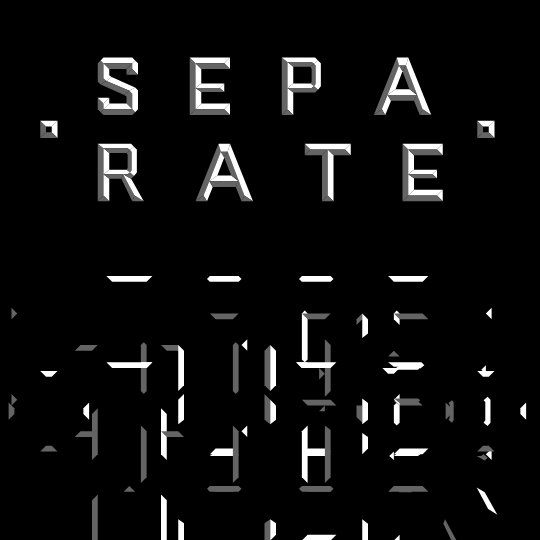
Frame 1 (no input)
Frame 60 (no input): identical to frame 1, image omitted
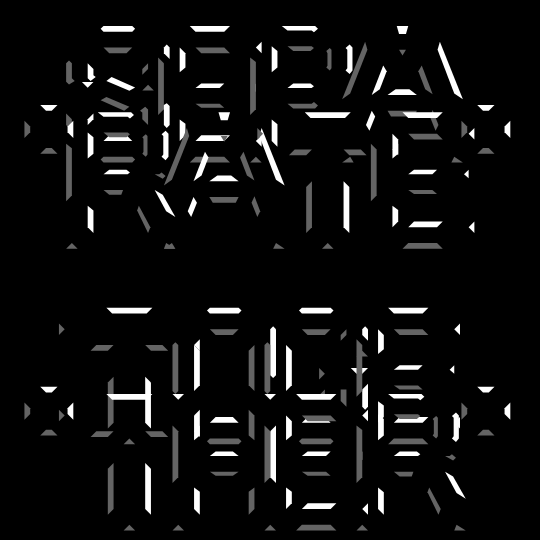
Frame 120 (the mouse pressed at the canvas centre since frame 60)

The p5.js sketch that drew these frames (run headless with seeded random() and noise() and a simulated clock; from frame 60 on, the mouse is pressed at the canvas centre):

// p5.js sketch
// ── sketch.js
let c1 = 100; // Left Color
let c2 = 255; // Top Color
let c3 = 255; // Right Color
let c4 = 100; // Bottom Color

function setup() {
  createCanvas(540, 540);
  
  noCursor();

}

function draw() {
  background(0);
  stroke(51, 51, 153);

  
  strokeWeight(0);


  //Changes rate of separation
  // top separate -> bottom together
  const r = map(mouseY, height, 0, 0, 55, true);
  // top together -> bottom separate
  const r2 = map(mouseY, 0, height, 0, 55, true);
  
  scale(.575);

  
  drawS(160, 90, r2, c1, c2, c3, c4);
  drawE(320, 90, r2, c1, c2, c3, c4);
  drawP(480, 90, r2, c1, c2, c3, c4);
  drawA(640, 90, r2, c1, c2, c3, c4);
  drawR(160, 240, r2, c1, c2, c3, c4);
  drawA(330, 240, r2, c1, c2, c3, c4);
  drawT(520, 240, r2, c1, c2, c3, c4);
  drawE(690, 240, r2, c1, c2, c3, c4);
  
  drawStud(70, 210, r2, c1, c2, c3, c4);
  drawStud(830, 210, r2, c1, c2, c3, c4);
  
  drawT(175, 580, r, c1, c2, c3, c4);
  drawO(345, 580, r, c1, c2, c3, c4);
  drawG(505, 580, r, c1, c2, c3, c4);
  drawE(665, 580, r, c1, c2, c3, c4);
  drawT(175, 730, r, c1, c2, c3, c4);
  drawH(345, 730, r, c1, c2, c3, c4);
  drawE(505, 730, r, c1, c2, c3, c4);
  drawR(665, 730, r, c1, c2, c3, c4);
  
  drawStud(70, 700, r, c1, c2, c3, c4);
  drawStud(830, 700, r, c1, c2, c3, c4);
  

}

// p = where to set rate of separation
// A
function drawA(x, y, p, c1, c2, c3, c4) {
  push();
  translate(x, y);
  // Left Color
  fill(c1);
  beginShape();
  vertex(50 - p * 2, 10 - p);
  vertex(54 - p * 2, 24 - p);
  vertex(24 - p * 2, 100 - p);
  vertex(10 - p * 2, 110 - p);
  endShape(CLOSE);
  beginShape();
  vertex(66 + p, 24);
  vertex(85 + p, 74);
  vertex(72 + p, 65);
  vertex(60 + p, 34);
  endShape(CLOSE);
  beginShape();
  vertex(85 + p, 74 + p);
  vertex(95 + p, 100 + p);
  vertex(90 + p, 110 + p);
  vertex(80 + p, 85 + p);
  endShape(CLOSE);
  //Top color
  fill(c2);
  beginShape();
  vertex(50, 10 - p * 2);
  vertex(70, 10 - p * 2);
  vertex(66, 24 - p * 2);
  vertex(54, 24 - p * 2);
  endShape(CLOSE);
  beginShape();
  vertex(48, 65);
  vertex(72, 65);
  vertex(85, 75);
  vertex(34, 75);
  endShape(CLOSE);
  // Right Color
  fill(c3);
  beginShape();
  vertex(54 - p, 24);
  vertex(60 - p, 34);
  vertex(48 - p, 65);
  vertex(34 - p, 75);
  endShape(CLOSE);
  beginShape();
  vertex(34 - p, 75 + p);
  vertex(40 - p, 85 + p);
  vertex(30 - p, 110 + p);
  vertex(24 - p, 100 + p);
  endShape(CLOSE);
  beginShape();
  vertex(70 + p * 2, 10 - p);
  vertex(110 + p * 2, 110 - p);
  vertex(95 + p * 2, 100 - p);
  vertex(66 + p * 2, 24 - p);
  endShape(CLOSE);
  // Bottom Color
  fill(c4);
  beginShape();
  vertex(54, 24 - p);
  vertex(66, 24 - p);
  vertex(60, 34 - p);
  endShape(CLOSE);
  beginShape();
  vertex(34, 75 + p);
  vertex(85, 75 + p);
  vertex(80, 85 + p);
  vertex(40, 85 + p);
  endShape(CLOSE);
  beginShape();
  vertex(24 - p * 2, 100 + p * 3);
  vertex(30 - p * 2, 110 + p * 3);
  vertex(10 - p * 2, 110 + p * 3);
  endShape(CLOSE);
  beginShape();
  vertex(95 + p * 2, 100 + p * 3);
  vertex(110 + p * 2, 110 + p * 3);
  vertex(90 + p * 2, 110 + p * 3);
  endShape(CLOSE);

  pop();
}

// B
function drawB(x, y, p, c1, c2, c3, c4) {
  push();
  translate(x, y);
  // Left Color
  fill(c1);
  beginShape();
  vertex(10 - p * 2, 10);
  vertex(20 - p * 2, 17);
  vertex(20 - p * 2, 102);
  vertex(10 - p * 2, 110);
  endShape(CLOSE);
  beginShape();
  vertex(66 + p, 21 - p);
  vertex(69 + p, 24 - p);
  vertex(69 + p, 52 - p);
  vertex(62 + p, 60 - p);
  vertex(60 + p, 52 - p);
  vertex(62 + p, 50 - p);
  vertex(62 + p, 30 - p);
  vertex(60 + p, 26 - p);
  endShape(CLOSE);
  beginShape();
  vertex(62 + p, 60 + p);
  vertex(69 + p, 68 + p);
  vertex(69 + p, 96 + p);
  vertex(66 + p, 99 + p);
  vertex(60 + p, 94 + p);
  vertex(62 + p, 90 + p);
  vertex(62 + p, 70 + p);
  vertex(60 + p, 68 + p);
  endShape(CLOSE);
  //Top color
  fill(c2);
  beginShape();
  vertex(10, 10 - p * 2);
  vertex(68, 10 - p * 2);
  vertex(73, 15 - p * 2);
  vertex(66, 21 - p * 2);
  vertex(62, 18 - p * 2);
  vertex(20, 18 - p * 2);
  endShape(CLOSE);
  beginShape();
  vertex(30, 52);
  vertex(60, 52);
  vertex(62, 60);
  vertex(20, 60);
  endShape(CLOSE);
  beginShape();
  vertex(30, 94 + p * 2);
  vertex(60, 94 + p * 2);
  vertex(66, 99 + p * 2);
  vertex(62, 102 + p * 2);
  vertex(20, 102 + p * 2);
  endShape(CLOSE);
  // Right Color
  fill(c3);
  beginShape();
  vertex(20 - p, 18 - p);
  vertex(30 - p, 26 - p);
  vertex(30 - p, 52 - p);
  vertex(20 - p, 60 - p);
  endShape(CLOSE);
  beginShape();
  vertex(20 - p, 60 + p * 2);
  vertex(30 - p, 68 + p * 2);
  vertex(30 - p, 94 + p * 2);
  vertex(20 - p, 102 + p * 2);
  endShape(CLOSE);
  beginShape();
  vertex(73 + p * 2, 15 - p);
  vertex(78 + p * 2, 20 - p);
  vertex(78 + p * 2, 54 - p);
  vertex(73 + p * 2, 60 - p);
  vertex(62 + p * 2, 60 - p);
  vertex(69 + p * 2, 52 - p);
  vertex(69 + p * 2, 24 - p);
  vertex(66 + p * 2, 21 - p);
  endShape(CLOSE);
  beginShape();
  vertex(62 + p * 2, 60 + p);
  vertex(73 + p * 2, 60 + p);
  vertex(78 + p * 2, 66 + p);
  vertex(78 + p * 2, 100 + p);
  vertex(73 + p * 2, 105 + p);
  vertex(66 + p * 2, 99 + p);
  vertex(69 + p * 2, 96 + p);
  vertex(69 + p * 2, 68 + p);
  endShape(CLOSE);
  // Bottom Color
  fill(c4);
  beginShape();
  vertex(20, 18 - p);
  vertex(62, 18 - p);
  vertex(66, 21 - p);
  vertex(60, 26 - p);
  vertex(30, 26 - p);
  endShape(CLOSE);
  beginShape();
  vertex(20, 60 + p);
  vertex(62, 60 + p);
  vertex(60, 68 + p);
  vertex(30, 68 + p);
  endShape(CLOSE);
  beginShape();
  vertex(20, 102 + p * 3);
  vertex(62, 102 + p * 3);
  vertex(66, 99 + p * 3);
  vertex(73, 105 + p * 3);
  vertex(68, 110 + p * 3);
  vertex(10, 110 + p * 3);
  endShape(CLOSE);
  pop();
}

// C
function drawC(x, y, p, c1, c2, c3, c4) {
  push();
  translate(x, y);
  // Left Color
  fill(c1);
  beginShape();
  vertex(15 - p * 2, 15);
  vertex(20 - p * 2, 20);
  vertex(20 - p * 2, 100);
  vertex(15 - p * 2, 105);
  vertex(10 - p * 2, 100);
  vertex(10 - p * 2, 20);
  endShape(CLOSE);
  beginShape();
  vertex(70 + p, 20);
  vertex(70 + p, 30);
  vertex(60 + p, 40);
  vertex(60 + p, 30);
  endShape(CLOSE);
  beginShape();
  vertex(70 + p, 90);
  vertex(70 + p, 100);
  vertex(60 + p, 90);
  vertex(60 + p, 80);
  endShape(CLOSE);
  //Top color
  fill(c2);
  beginShape();
  vertex(15, 15 - p * 2);
  vertex(20, 10 - p * 2);
  vertex(70, 10 - p * 2);
  vertex(75, 15 - p * 2);
  vertex(70, 20 - p * 2);
  vertex(20, 20 - p * 2);
  endShape(CLOSE);
  beginShape();
  vertex(60 + p * 2, 80 - p);
  vertex(80 + p * 2, 80 - p);
  vertex(70 + p * 2, 90 - p);
  endShape(CLOSE);
  beginShape();
  vertex(30, 90 + p * 2);
  vertex(60, 90 + p * 2);
  vertex(70, 100 + p * 2);
  vertex(20, 100 + p * 2);
  endShape(CLOSE);
  // Right Color
  fill(c3);
  beginShape();
  vertex(20 - p, 20);
  vertex(30 - p, 30);
  vertex(30 - p, 90);
  vertex(20 - p, 100);
  endShape(CLOSE);
  beginShape();
  vertex(75 + p * 2, 15 - p);
  vertex(80 + p * 2, 20 - p);
  vertex(80 + p * 2, 40 - p);
  vertex(70 + p * 2, 30 - p);
  vertex(70 + p * 2, 20 - p);
  endShape(CLOSE);
  beginShape();
  vertex(80 + p * 2, 80 + p);
  vertex(80 + p * 2, 100 + p);
  vertex(75 + p * 2, 105 + p);
  vertex(70 + p * 2, 100 + p);
  vertex(70 + p * 2, 90 + p);
  endShape(CLOSE);
  // Bottom Color
  fill(c4);
  beginShape();
  vertex(20, 20 - p);
  vertex(70, 20 - p);
  vertex(60, 30 - p);
  vertex(30, 30 - p);
  endShape(CLOSE);
  beginShape();
  vertex(70 + p * 2, 30 + p);
  vertex(80 + p * 2, 40 + p);
  vertex(60 + p * 2, 40 + p);
  endShape(CLOSE);
  beginShape();
  vertex(20, 100 + p * 3);
  vertex(70, 100 + p * 3);
  vertex(75, 105 + p * 3);
  vertex(70, 110 + p * 3);
  vertex(20, 110 + p * 3);
  vertex(15, 105 + p * 3);
  endShape(CLOSE);
  pop();
}

// D
function drawD(x, y, p, c1, c2, c3, c4) {
  push();
  translate(x, y);
  // Left Color
  fill(c1);
  beginShape();
  vertex(10 - p * 2, 10);
  vertex(20 - p * 2, 20);
  vertex(20 - p * 2, 100);
  vertex(10 - p * 2, 110);
  endShape(CLOSE);
  beginShape();
  vertex(67 + p, 23);
  vertex(70 + p, 26);
  vertex(70 + p, 94);
  vertex(67 + p, 97);
  vertex(60 + p, 90);
  vertex(60 + p, 30);
  endShape(CLOSE);
  //Top color
  fill(c2);
  beginShape();
  vertex(10, 10 - p * 2);
  vertex(70, 10 - p * 2);
  vertex(75, 15 - p * 2);
  vertex(67, 23 - p * 2);
  vertex(64, 20 - p * 2);
  vertex(20, 20 - p * 2);
  endShape(CLOSE);
  beginShape();
  vertex(30, 90 + p * 2);
  vertex(60, 90 + p * 2);
  vertex(67, 97 + p * 2);
  vertex(64, 100 + p * 2);
  vertex(20, 100 + p * 2);
  endShape(CLOSE);
  // Right Color
  fill(c3);
  beginShape();
  vertex(20 - p, 20);
  vertex(30 - p, 30);
  vertex(30 - p, 90);
  vertex(20 - p, 100);
  endShape(CLOSE);
  beginShape();
  vertex(75 + p * 2, 15 - p);
  vertex(80 + p * 2, 20 - p);
  vertex(80 + p * 2, 100 - p);
  vertex(75 + p * 2, 105 - p);
  vertex(67 + p * 2, 97 - p);
  vertex(70 + p * 2, 94 - p);
  vertex(70 + p * 2, 26 - p);
  vertex(67 + p * 2, 23 - p);
  endShape(CLOSE);
  // Bottom Color
  fill(c4);
  beginShape();
  vertex(20, 20 - p);
  vertex(64, 20 - p);
  vertex(67, 23 - p);
  vertex(60, 30 - p);
  vertex(30, 30 - p);
  endShape(CLOSE);
  beginShape();
  vertex(20, 100 + p * 3);
  vertex(64, 100 + p * 3);
  vertex(67, 97 + p * 3);
  vertex(75, 105 + p * 3);
  vertex(70, 110 + p * 3);
  vertex(10, 110 + p * 3);
  endShape(CLOSE);
  pop();
}

// E
function drawE(x, y, p, c1, c2, c3, c4) {
  push();
  translate(x, y);
  // Left Color
  fill(c1);
  beginShape();
  vertex(10 - p * 2, 10);
  vertex(20 - p * 2, 20);
  vertex(20 - p * 2, 100);
  vertex(10 - p * 2, 110);
  endShape(CLOSE);
  //Top color
  fill(c2);
  beginShape();
  vertex(10, 10 - p * 2);
  vertex(80, 10 - p * 2);
  vertex(70, 20 - p * 2);
  vertex(20, 20 - p * 2);
  endShape(CLOSE);
  beginShape();
  vertex(30, 55);
  vertex(70, 55);
  vertex(62, 63);
  vertex(20, 63);
  endShape(CLOSE);
  beginShape();
  vertex(30, 90 + p * 2);
  vertex(80, 90 + p * 2);
  vertex(70, 100 + p * 2);
  vertex(20, 100 + p * 2);
  endShape(CLOSE);
  // Right Color
  fill(c3);
  beginShape();
  vertex(20 - p, 20 - p);
  vertex(30 - p, 30 - p);
  vertex(30 - p, 55 - p);
  vertex(20 - p, 63 - p);
  endShape(CLOSE);
  beginShape();
  vertex(20 - p, 63 + p * 2);
  vertex(30 - p, 70 + p * 2);
  vertex(30 - p, 90 + p * 2);
  vertex(20 - p, 100 + p * 2);
  endShape(CLOSE);
  beginShape();
  vertex(80 + p * 2, 10 - p);
  vertex(80 + p * 2, 30 - p);
  vertex(70 + p * 2, 20 - p);
  endShape(CLOSE);
  beginShape();
  vertex(70 + p * 2, 55);
  vertex(70 + p * 2, 70);
  vertex(62 + p * 2, 63);
  endShape(CLOSE);
  beginShape();
  vertex(80 + p * 2, 90 + p * 2);
  vertex(80 + p * 2, 110 + p * 2);
  vertex(70 + p * 2, 100 + p * 2);
  endShape(CLOSE);
  // Bottom Color
  fill(c4);
  beginShape();
  vertex(20, 20 - p);
  vertex(70, 20 - p);
  vertex(80, 30 - p);
  vertex(30, 30 - p);
  endShape(CLOSE);
  beginShape();
  vertex(20, 63 + p);
  vertex(62, 63 + p);
  vertex(70, 70 + p);
  vertex(30, 70 + p);
  endShape(CLOSE);
  beginShape();
  vertex(20, 100 + p * 3);
  vertex(70, 100 + p * 3);
  vertex(80, 110 + p * 3);
  vertex(10, 110 + p * 3);
  endShape(CLOSE);
  pop();
}

// F
function drawF(x, y, p, c1, c2, c3, c4) {
  push();
  translate(x, y);
  // Left Color
  fill(c1);
  beginShape();
  vertex(10 - p * 2, 10);
  vertex(20 - p * 2, 20);
  vertex(20 - p * 2, 100);
  vertex(10 - p * 2, 110);
  endShape(CLOSE);
  //Top color
  fill(c2);
  beginShape();
  vertex(10, 10 - p * 2);
  vertex(80, 10 - p * 2);
  vertex(70, 20 - p * 2);
  vertex(20, 20 - p * 2);
  endShape(CLOSE);
  beginShape();
  vertex(30, 55);
  vertex(70, 55);
  vertex(62, 63);
  vertex(20, 63);
  endShape(CLOSE);
  // Right Color
  fill(c3);
  beginShape();
  vertex(20 - p, 20 - p);
  vertex(30 - p, 30 - p);
  vertex(30 - p, 55 - p);
  vertex(20 - p, 63 - p);
  endShape(CLOSE);
  beginShape();
  vertex(20 - p, 63 + p * 2);
  vertex(30 - p, 70 + p * 2);
  vertex(30 - p, 110 + p * 2);
  vertex(20 - p, 100 + p * 2);
  endShape(CLOSE);
  beginShape();
  vertex(80 + p * 2, 10 - p);
  vertex(80 + p * 2, 30 - p);
  vertex(70 + p * 2, 20 - p);
  endShape(CLOSE);
  beginShape();
  vertex(70 + p * 2, 55);
  vertex(70 + p * 2, 70);
  vertex(62 + p * 2, 63);
  endShape(CLOSE);
  // Bottom Color
  fill(c4);
  beginShape();
  vertex(20, 20 - p);
  vertex(70, 20 - p);
  vertex(80, 30 - p);
  vertex(30, 30 - p);
  endShape(CLOSE);
  beginShape();
  vertex(20, 63 + p);
  vertex(62, 63 + p);
  vertex(70, 70 + p);
  vertex(30, 70 + p);
  endShape(CLOSE);
  beginShape();
  vertex(20 - p * 2, 100 + p * 3);
  vertex(30 - p * 2, 110 + p * 3);
  vertex(10 - p * 2, 110 + p * 3);
  endShape(CLOSE);
  pop();
}

// G
function drawG(x, y, p, c1, c2, c3, c4) {
  push();
  translate(x, y);
  // Left Color
  fill(c1);
  beginShape();
  vertex(15 - p * 2, 15);
  vertex(20 - p * 2, 20);
  vertex(20 - p * 2, 100);
  vertex(15 - p * 2, 105);
  vertex(10 - p * 2, 100);
  vertex(10 - p * 2, 20);
  endShape(CLOSE);
  beginShape();
  vertex(70 + p, 20 - p);
  vertex(70 + p, 30 - p);
  vertex(60 + p, 40 - p);
  vertex(60 + p, 30 - p);
  endShape(CLOSE);
  beginShape();
  vertex(70 + p, 70 + p);
  vertex(70 + p, 100 + p);
  vertex(60 + p, 90 + p);
  vertex(60 + p, 70 + p);
  endShape(CLOSE);
  beginShape();
  vertex(50, 60);
  vertex(60, 70);
  vertex(50, 80);
  endShape(CLOSE);
  
  //Top color
  fill(c2);
  beginShape();
  vertex(15, 15 - p * 2);
  vertex(20, 10 - p * 2);
  vertex(70, 10 - p * 2);
  vertex(75, 15 - p * 2);
  vertex(70, 20 - p * 2);
  vertex(20, 20 - p * 2);
  endShape(CLOSE);
  beginShape();
  vertex(50 + p * 2, 60);
  vertex(80 + p * 2, 60);
  vertex(70 + p * 2, 70);
  vertex(60 + p * 2, 70);
  endShape(CLOSE);
  beginShape();
  vertex(30, 90 + p * 2);
  vertex(60, 90 + p * 2);
  vertex(70, 100 + p * 2);
  vertex(20, 100 + p * 2);
  endShape(CLOSE);
  // Right Color
  fill(c3);
  beginShape();
  vertex(20 - p, 20);
  vertex(30 - p, 30);
  vertex(30 - p, 90);
  vertex(20 - p, 100);
  endShape(CLOSE);
  beginShape();
  vertex(75 + p * 2, 15 - p);
  vertex(80 + p * 2, 20 - p);
  vertex(80 + p * 2, 40 - p);
  vertex(70 + p * 2, 30 - p);
  vertex(70 + p * 2, 20 - p);
  endShape(CLOSE);
  beginShape();
  vertex(80 + p * 2, 60 + p);
  vertex(80 + p * 2, 100 + p);
  vertex(75 + p * 2, 105 + p);
  vertex(70 + p * 2, 100 + p);
  vertex(70 + p * 2, 70 + p);
  endShape(CLOSE);
  // Bottom Color
  fill(c4);
  beginShape();
  vertex(20, 20 - p);
  vertex(70, 20 - p);
  vertex(60, 30 - p);
  vertex(30, 30 - p);
  endShape(CLOSE);
  beginShape();
  vertex(70 + p * 2, 30);
  vertex(80 + p * 2, 40);
  vertex(60 + p * 2, 40);
  endShape(CLOSE);
  beginShape();
  vertex(20, 100 + p * 3);
  vertex(70, 100 + p * 3);
  vertex(75, 105 + p * 3);
  vertex(70, 110 + p * 3);
  vertex(20, 110 + p * 3);
  vertex(15, 105 + p * 3);
  endShape(CLOSE);
    beginShape();
  vertex(60, 70 + p);
  vertex(60, 80 + p);
  vertex(50, 80 + p);
  endShape(CLOSE);
  pop();
}

// H
function drawH(x, y, p, c1, c2, c3, c4) {
  push();
  translate(x, y);
  // Left Color
  fill(c1);
  beginShape();
  vertex(10 - p * 2, 10);
  vertex(20 - p * 2, 20);
  vertex(20 - p * 2, 100);
  vertex(10 - p * 2, 110);
  endShape(CLOSE);
  beginShape();
  vertex(60 + p, 10 - p);
  vertex(70 + p, 20 - p);
  vertex(70 + p, 63 - p);
  vertex(60 + p, 55 - p);
  endShape(CLOSE);
  beginShape();
  vertex(70 + p, 63 + p * 2);
  vertex(70 + p, 100 + p * 2);
  vertex(60 + p, 110 + p * 2);
  vertex(60 + p, 70 + p * 2);
  endShape(CLOSE);
  //Top color
  fill(c2);
  beginShape();
  vertex(10 - p * 2, 10 - p * 2);
  vertex(30 - p * 2, 10 - p * 2);
  vertex(20 - p * 2, 20 - p * 2);
  endShape(CLOSE);
  beginShape();
  vertex(30, 55);
  vertex(60, 55);
  vertex(70, 63);
  vertex(20, 63);
  endShape(CLOSE);
  beginShape();
  vertex(60 + p * 2, 10 - p * 2);
  vertex(80 + p * 2, 10 - p * 2);
  vertex(70 + p * 2, 20 - p * 2);
  endShape(CLOSE);
  // Right Color
  fill(c3);
  beginShape();
  vertex(20 - p, 20 - p);
  vertex(30 - p, 10 - p);
  vertex(30 - p, 55 - p);
  vertex(20 - p, 63 - p);
  endShape(CLOSE);
  beginShape();
  vertex(20 - p, 63 + p * 2);
  vertex(30 - p, 70 + p * 2);
  vertex(30 - p, 110 + p * 2);
  vertex(20 - p, 100 + p * 2);
  endShape(CLOSE);
  beginShape();
  vertex(80 + p * 2, 10);
  vertex(80 + p * 2, 110);
  vertex(70 + p * 2, 100);
  vertex(70 + p * 2, 20);
  endShape(CLOSE);
  // Bottom Color
  fill(c4);
  beginShape();
  vertex(20, 63 + p);
  vertex(70, 63 + p);
  vertex(60, 70 + p);
  vertex(30, 70 + p);
  endShape(CLOSE);
  beginShape();
  vertex(20 - p * 2, 100 + p * 3);
  vertex(30 - p * 2, 110 + p * 3);
  vertex(10 - p * 2, 110 + p * 3);
  endShape(CLOSE);
  beginShape();
  vertex(70 + p * 2, 100 + p * 3);
  vertex(80 + p * 2, 110 + p * 3);
  vertex(60 + p * 2, 110 + p * 3);
  endShape(CLOSE);
  pop();
}


// I
function drawI(x, y, p, c1, c2, c3, c4) {
  push();
  translate(x, y);
  // Left Color
  fill(c1);
  beginShape();
  vertex(10 - p, 10);
  vertex(20 - p, 17);
  vertex(20 - p, 100);
  vertex(10 - p, 110);
  endShape(CLOSE);
  //Top color
  fill(c2);
  beginShape();
  vertex(10, 10 - p * 2);
  vertex(30, 10 - p * 2);
  vertex(20, 20 - p * 2);
  endShape(CLOSE);
  // Right Color
  fill(c3);
  beginShape();
  vertex(20 + p, 20);
  vertex(30 + p, 10);
  vertex(30 + p, 110);
  vertex(20 + p, 100);
  endShape(CLOSE);
  // Bottom Color
  fill(c4);
  beginShape();
  vertex(20, 100 + p * 3);
  vertex(30, 110 + p * 3);
  vertex(10, 110 + p * 3);
  endShape(CLOSE);
  pop();
}

// J
function drawJ(x, y, p, c1, c2, c3, c4) {
  push();
  translate(x, y);
  // Left Color
  fill(c1);
  beginShape();
  vertex(10 - p * 2, 80);
  vertex(20 - p * 2, 90);
  vertex(20 - p * 2, 100);
  vertex(15 - p * 2, 105);
  vertex(10 - p * 2, 100);
  endShape(CLOSE);
  beginShape();
  vertex(50 - p, 10 - p);
  vertex(60 - p, 20 - p);
  vertex(50 - p, 30 - p);
  endShape(CLOSE);
  beginShape();
  vertex(70 + p, 20);
  vertex(70 + p, 100);
  vertex(60 + p, 90);
  vertex(60 + p, 30);
  endShape(CLOSE);
  //Top color
  fill(c2);
  beginShape();
  vertex(50, 10 - p * 2);
  vertex(80, 10 - p * 2);
  vertex(70, 20 - p * 2);
  vertex(60, 20 - p * 2);
  endShape(CLOSE);
  beginShape();
  vertex(30, 90 + p * 2);
  vertex(60, 90 + p * 2);
  vertex(70, 100 + p * 2);
  vertex(20, 100 + p * 2);
  endShape(CLOSE);
  beginShape();
  vertex(10, 80 - p);
  vertex(30, 80 - p);
  vertex(20, 90 - p);
  endShape(CLOSE);
  // Right Color
  fill(c3);
  beginShape();
  vertex(20 + p, 90);
  vertex(30 + p, 80);
  vertex(30 + p, 90);
  vertex(20 + p, 100);
  endShape(CLOSE);
  beginShape();
  vertex(75 + p * 2, 15 - p);
  vertex(80 + p * 2, 10 - p);
  vertex(80 + p * 2, 100 - p);
  vertex(75 + p * 2, 105 - p);
  vertex(70 + p * 2, 100 - p);
  vertex(70 + p * 2, 20 - p);
  endShape(CLOSE);
  // Bottom Color
  fill(c4);
  beginShape();
  vertex(60, 20 - p);
  vertex(70, 20 - p);
  vertex(60, 30 - p);
  vertex(50, 30 - p);
  endShape(CLOSE);
  beginShape();
  vertex(20, 100 + p * 3);
  vertex(70, 100 + p * 3);
  vertex(75, 105 + p * 3);
  vertex(70, 110 + p * 3);
  vertex(20, 110 + p * 3);
  vertex(15, 105 + p * 3);
  endShape(CLOSE);
  pop();
}

// K
function drawK(x, y, p, c1, c2, c3, c4) {
  push();
  translate(x, y);
  // Left Color
  fill(c1);
  beginShape();
  vertex(10 - p * 2, 10);
  vertex(20 - p * 2, 20);
  vertex(20 - p * 2, 100);
  vertex(10 - p * 2, 110);
  endShape(CLOSE);
  beginShape();
  vertex(54 + p, 10 - p);
  vertex(58 + p, 20 - p);
  vertex(42 + p, 58 - p);
  vertex(38 + p, 50 - p);
  endShape(CLOSE);
  beginShape();
  vertex(42 + p, 58 + p);
  vertex(64 + p, 100 + p);
  vertex(60 + p, 110 + p);
  vertex(38 + p, 65 + p);
  endShape(CLOSE);
  //Top color
  fill(c2);
  beginShape();
  vertex(10 - p * 2, 10 - p * 2);
  vertex(30 - p * 2, 10 - p * 2);
  vertex(20 - p * 2, 20 - p * 2);
  endShape(CLOSE);
  beginShape();
  vertex(54 + p * 2, 10 - p * 2);
  vertex(72 + p * 2, 10 - p * 2);
  vertex(58 + p * 2, 20 - p * 2);
  endShape(CLOSE);
  beginShape();
  vertex(30, 50);
  vertex(38, 50);
  vertex(42, 58);
  vertex(20, 58);
  endShape(CLOSE);
  // Right Color
  fill(c3);
  beginShape();
  vertex(20 - p, 20 - p);
  vertex(30 - p, 10 - p);
  vertex(30 - p, 50 - p);
  vertex(20 - p, 58 - p);
  endShape(CLOSE);
  beginShape();
  vertex(20 - p, 58 + p * 2);
  vertex(30 - p, 65 + p * 2);
  vertex(30 - p, 110 + p * 2);
  vertex(20 - p, 100 + p * 2);
  endShape(CLOSE);
  beginShape();
  vertex(58 + p * 2, 20 - p);
  vertex(72 + p * 2, 10 - p);
  vertex(52 + p * 2, 58 - p);
  vertex(42 + p * 2, 58 - p);
  endShape(CLOSE);
  beginShape();
  vertex(42 + p * 2, 58 + p);
  vertex(52 + p * 2, 58 + p);
  vertex(80 + p * 2, 110 + p);
  vertex(64 + p * 2, 100 + p);
  endShape(CLOSE);
  // Bottom Color
  fill(c4);
  beginShape();
  vertex(20, 58 + p);
  vertex(42, 58 + p);
  vertex(38, 65 + p);
  vertex(30, 65 + p);
  endShape(CLOSE);
  beginShape();
  vertex(20 - p * 2, 100 + p * 3);
  vertex(30 - p * 2, 110 + p * 3);
  vertex(10 - p * 2, 110 + p * 3);
  endShape(CLOSE);
  beginShape();
  vertex(20 - p * 2, 100 + p * 3);
  vertex(30 - p * 2, 110 + p * 3);
  vertex(10 - p * 2, 110 + p * 3);
  endShape(CLOSE);
  beginShape();
  vertex(64 + p * 2, 100 + p * 3);
  vertex(80 + p * 2, 110 + p * 3);
  vertex(60 + p * 2, 110 + p * 3);
  endShape(CLOSE);
  pop();
}

// L
function drawL(x, y, p, c1, c2, c3, c4) {
  push();
  translate(x, y);
  // Left Color
  fill(c1);
  beginShape();
  vertex(10 - p * 2, 10);
  vertex(20 - p * 2, 17);
  vertex(20 - p * 2, 100);
  vertex(10 - p * 2, 110);
  endShape(CLOSE);
  //Top color
  fill(c2);
  beginShape();
  vertex(10 - p, 10 - p * 2);
  vertex(30 - p, 10 - p * 2);
  vertex(20 - p, 20 - p * 2);
  endShape(CLOSE);
  beginShape();
  vertex(30, 90 + p);
  vertex(80, 90 + p);
  vertex(70, 100 + p);
  vertex(20, 100 + p);
  endShape(CLOSE);
  // Right Color
  fill(c3);
  beginShape();
  vertex(20, 20 - p);
  vertex(30, 10 - p);
  vertex(30, 90 - p);
  vertex(20, 100 - p);
  endShape(CLOSE);
  beginShape();
  vertex(80 + p, 90 + p * 2);
  vertex(80 + p, 110 + p * 2);
  vertex(70 + p, 100 + p * 2);
  endShape(CLOSE);
  // Bottom Color
  fill(c4);
  beginShape();
  vertex(20, 100 + p * 3);
  vertex(70, 100 + p * 3);
  vertex(80, 110 + p * 3);
  vertex(10, 110 + p * 3);
  endShape(CLOSE);
  pop();
}

// M
function drawM(x, y, p, c1, c2, c3, c4) {
  push();
  translate(x, y);
  // Left Color
  fill(c1);
  beginShape();
  vertex(10 - p * 2, 10);
  vertex(20 - p * 2, 20);
  vertex(20 - p * 2, 100);
  vertex(10 - p * 2, 110);
  endShape(CLOSE);
  beginShape();
  vertex(32 - p, 20);
  vertex(55 - p, 60);
  vertex(50 - p, 70);
  vertex(30 - p, 35);
  endShape(CLOSE);
  beginShape();
  vertex(75 + p, 10 - p);
  vertex(78 + p, 20 - p);
  vertex(55 + p, 60 - p);
  vertex(55 + p, 45 - p);
  endShape(CLOSE);
  beginShape();
  vertex(80 + p, 35 + p);
  vertex(90 + p, 20 + p);
  vertex(90 + p, 100 + p);
  vertex(80 + p, 110 + p);
  endShape(CLOSE);
  //Top color
  fill(c2);
  beginShape();
  vertex(10 - p * 2, 10 - p * 2);
  vertex(35 - p * 2, 10 - p * 2);
  vertex(32 - p * 2, 20 - p * 2);
  vertex(20 - p * 2, 20 - p * 2);
  endShape(CLOSE);
  beginShape();
  vertex(75 + p * 2, 10 - p * 2);
  vertex(100 + p * 2, 10 - p * 2);
  vertex(90 + p * 2, 20 - p * 2);
  vertex(78 + p * 2, 20 - p * 2);
  endShape(CLOSE);
  // Right Color
  fill(c3);
  beginShape();
  vertex(20 - p, 20 + p);
  vertex(30 - p, 35 + p);
  vertex(30 - p, 110 + p);
  vertex(20 - p, 100 + p);
  endShape(CLOSE);
  beginShape();
  vertex(35 - p, 10 - p);
  vertex(55 - p, 45 - p);
  vertex(55 - p, 60 - p);
  vertex(32 - p, 20 - p);
  endShape(CLOSE);
  beginShape();
  vertex(78 + p, 20);
  vertex(80 + p, 35);
  vertex(60 + p, 70);
  vertex(55 + p, 60);
  endShape(CLOSE);
  beginShape();
  vertex(100 + p * 2, 10);
  vertex(100 + p * 2, 110);
  vertex(90 + p * 2, 100);
  vertex(90 + p * 2, 20);
  endShape(CLOSE);
  // Bottom Color
  fill(c4);
  beginShape();
  vertex(20 - p * 2, 100 + p * 3);
  vertex(30 - p * 2, 110 + p * 3);
  vertex(10 - p * 2, 110 + p * 3);
  endShape(CLOSE);
  beginShape();
  vertex(90 + p * 2, 100 + p * 3);
  vertex(100 + p * 2, 110 + p * 3);
  vertex(80 + p * 2, 110 + p * 3);
  endShape(CLOSE);
  beginShape();
  vertex(20 - p * 2, 20 - p * 1.5);
  vertex(32 - p * 2, 20 - p * 1.5);
  vertex(30 - p * 2, 35 - p * 1.5);
  endShape(CLOSE);
  beginShape();
  vertex(78 + p * 2, 20 - p * 1.5);
  vertex(90 + p * 2, 20 - p * 1.5);
  vertex(80 + p * 2, 35 - p * 1.5);
  endShape(CLOSE);
  beginShape();
  vertex(55, 60);
  vertex(60, 70);
  vertex(50, 70);
  endShape(CLOSE);

  pop();
}

// N
function drawN(x, y, p, c1, c2, c3, c4) {
  push();
  translate(x, y);
  // Left Color
  fill(c1);
  beginShape();
  vertex(10 - p * 2, 10);
  vertex(22 - p * 2, 18);
  vertex(22 - p * 2, 100);
  vertex(10 - p * 2, 110);
  endShape(CLOSE);
  beginShape();
  vertex(22, 18 + p);
  vertex(68, 100 + p);
  vertex(60, 110 + p);
  vertex(30, 52 + p);
  endShape(CLOSE);
  beginShape();
  vertex(60 + p, 10 - p);
  vertex(68 + p, 18 - p);
  vertex(68 + p, 100 - p);
  vertex(60 + p, 70 - p);
  endShape(CLOSE);
  //Top color
  fill(c2);
  beginShape();
  vertex(10 - p * 2, 10 - p * 2);
  vertex(30 - p * 2, 10 - p * 2);
  vertex(22 - p * 2, 18 - p * 2);
  endShape(CLOSE);
  beginShape();
  vertex(60 + p * 2, 10 - p * 2);
  vertex(80 + p * 2, 10 - p * 2);
  vertex(68 + p * 2, 18 - p * 2);
  endShape(CLOSE);
  // Right Color
  fill(c3);
  beginShape();
  vertex(22 - p, 18 + p);
  vertex(30 - p, 52 + p);
  vertex(30 - p, 110 + p);
  vertex(22 - p, 100 + p);
  endShape(CLOSE);
  beginShape();
  vertex(30, 10 - p);
  vertex(60, 70 - p);
  vertex(68, 100 - p);
  vertex(22, 18 - p);
  endShape(CLOSE);
  beginShape();
  vertex(80 + p * 2, 10);
  vertex(80 + p * 2, 110);
  vertex(68 + p * 2, 100);
  vertex(68 + p * 2, 18);
  endShape(CLOSE);
  // Bottom Color
  fill(c4);
  beginShape();
  vertex(22 - p * 2, 100 + p * 3);
  vertex(30 - p * 2, 110 + p * 3);
  vertex(10 - p * 2, 110 + p * 3);
  endShape(CLOSE);
  beginShape();
  vertex(68 + p * 2, 100 + p * 3);
  vertex(80 + p * 2, 110 + p * 3);
  vertex(60 + p * 2, 110 + p * 3);
  endShape(CLOSE);
  pop();
}

// O
function drawO(x, y, p, c1, c2, c3, c4) {
  push();
  translate(x, y);
  // Left Color
  fill(c1);
  beginShape();
  vertex(15 - p * 2, 15);
  vertex(20 - p * 2, 20);
  vertex(20 - p * 2, 100);
  vertex(15 - p * 2, 105);
  vertex(10 - p * 2, 100);
  vertex(10 - p * 2, 20);
  endShape(CLOSE);
  beginShape();
  vertex(70 + p, 20);
  vertex(70 + p, 100);
  vertex(60 + p, 90);
  vertex(60 + p, 30);
  endShape(CLOSE);
  //Top color
  fill(c2);
  beginShape();
  vertex(15, 15 - p * 2);
  vertex(20, 10 - p * 2);
  vertex(70, 10 - p * 2);
  vertex(75, 15 - p * 2);
  vertex(70, 20 - p * 2);
  vertex(20, 20 - p * 2);
  endShape(CLOSE);
  beginShape();
  vertex(30, 90 + p * 2);
  vertex(60, 90 + p * 2);
  vertex(70, 100 + p * 2);
  vertex(20, 100 + p * 2);
  endShape(CLOSE);
  // Right Color
  fill(c3);
  beginShape();
  vertex(20 - p, 20);
  vertex(30 - p, 30);
  vertex(30 - p, 90);
  vertex(20 - p, 100);
  endShape(CLOSE);
  beginShape();
  vertex(75 + p * 2, 15 - p);
  vertex(80 + p * 2, 20 - p);
  vertex(80 + p * 2, 100 - p);
  vertex(75 + p * 2, 105 - p);
  vertex(70 + p * 2, 100 - p);
  vertex(70 + p * 2, 20 - p);
  endShape(CLOSE);
  // Bottom Color
  fill(c4);
  beginShape();
  vertex(20, 20 - p);
  vertex(70, 20 - p);
  vertex(60, 30 - p);
  vertex(30, 30 - p);
  endShape(CLOSE);
  beginShape();
  vertex(20, 100 + p * 3);
  vertex(70, 100 + p * 3);
  vertex(75, 105 + p * 3);
  vertex(70, 110 + p * 3);
  vertex(20, 110 + p * 3);
  vertex(15, 105 + p * 3);
  endShape(CLOSE);
  pop();
}

// P
function drawP(x, y, p, c1, c2, c3, c4) {
  push();
  translate(x, y);
  // Left Color
  fill(c1);
  beginShape();
  vertex(10 - p * 2, 10);
  vertex(20 - p * 2, 18);
  vertex(20 - p * 2, 100);
  vertex(10 - p * 2, 110);
  endShape(CLOSE);
  beginShape();
  vertex(66 + p, 21 - p);
  vertex(69 + p, 24 - p);
  vertex(69 + p, 56 - p);
  vertex(66 + p, 60 - p);
  vertex(60 + p, 55 - p);
  vertex(62 + p, 52 - p);
  vertex(62 + p, 30 - p);
  vertex(60 + p, 26 - p);
  endShape(CLOSE);
  //Top color
  fill(c2);
  beginShape();
  vertex(10, 10 - p * 2);
  vertex(68, 10 - p * 2);
  vertex(73, 15 - p * 2);
  vertex(66, 21 - p * 2);
  vertex(62, 18 - p * 2);
  vertex(20, 18 - p * 2);
  endShape(CLOSE);
  beginShape();
  vertex(20, 63);
  vertex(30, 55);
  vertex(60, 55);
  vertex(66, 60);
  vertex(62, 63);
  endShape(CLOSE);
  // Right Color
  fill(c3);
  beginShape();
  vertex(20 - p, 18 - p);
  vertex(30 - p, 26 - p);
  vertex(30 - p, 55 - p);
  vertex(20 - p, 63 - p);
  endShape(CLOSE);
  beginShape();
  vertex(20 - p, 63 + p * 2);
  vertex(30 - p, 71 + p * 2);
  vertex(30 - p, 110 + p * 2);
  vertex(20 - p, 100 + p * 2);
  endShape(CLOSE);
  beginShape();
  vertex(73 + p * 2, 15 - p);
  vertex(78 + p * 2, 20 - p);
  vertex(78 + p * 2, 60 - p);
  vertex(73 + p * 2, 66 - p);
  vertex(66 + p * 2, 60 - p);
  vertex(69 + p * 2, 56 - p);
  vertex(69 + p * 2, 24 - p);
  vertex(66 + p * 2, 21 - p);
  endShape(CLOSE);
  // Bottom Color
  fill(c4);
  beginShape();
  vertex(20 - p * 2, 100 + p * 3);
  vertex(30 - p * 2, 110 + p * 3);
  vertex(10 - p * 2, 110 + p * 3);
  endShape(CLOSE);
  beginShape();
  vertex(20, 18 - p);
  vertex(62, 18 - p);
  vertex(66, 21 - p);
  vertex(60, 26 - p);
  vertex(30, 26 - p);
  endShape(CLOSE);
  beginShape();
  vertex(62, 63 + p);
  vertex(66, 60 + p);
  vertex(73, 66 + p);
  vertex(68, 71 + p);
  vertex(30, 71 + p);
  vertex(20, 63 + p);
  endShape(CLOSE);
  pop();
}

// Q
function drawQ(x, y, p, c1, c2, c3, c4) {
  push();
  translate(x, y);
  // Left Color
  fill(c1);
  beginShape();
  vertex(15 - p * 2, 15);
  vertex(20 - p * 2, 20);
  vertex(20 - p * 2, 100);
  vertex(15 - p * 2, 105);
  vertex(10 - p * 2, 100);
  vertex(10 - p * 2, 20);
  endShape(CLOSE);
  beginShape();
  vertex(70 + p, 20);
  vertex(70 + p, 100);
  vertex(60 + p, 90);
  vertex(60 + p, 30);
  endShape(CLOSE);
  beginShape();
  vertex(70 + p, 100 + p * 3);
  vertex(80 + p, 100 + p * 3);
  vertex(90 + p, 110 + p * 3);
  vertex(60 + p, 110 + p * 3);
  endShape(CLOSE);
  //Top color
  fill(c2);
  beginShape();
  vertex(15, 15 - p * 2);
  vertex(20, 10 - p * 2);
  vertex(70, 10 - p * 2);
  vertex(75, 15 - p * 2);
  vertex(70, 20 - p * 2);
  vertex(20, 20 - p * 2);
  endShape(CLOSE);
  beginShape();
  vertex(30, 90 + p * 2);
  vertex(60, 90 + p * 2);
  vertex(70, 100 + p * 2);
  vertex(20, 100 + p * 2);
  endShape(CLOSE);
  beginShape();
  vertex(80 + p * 2, 90 + p * 2);
  vertex(90 + p * 2, 90 + p * 2);
  vertex(80 + p * 2, 100 + p * 2);
  vertex(70 + p * 2, 100 + p * 2);
  endShape(CLOSE);
  // Right Color
  fill(c3);
  beginShape();
  vertex(20 - p, 20);
  vertex(30 - p, 30);
  vertex(30 - p, 90);
  vertex(20 - p, 100);
  endShape(CLOSE);
  beginShape();
  vertex(75 + p * 2, 15 - p);
  vertex(80 + p * 2, 20 - p);
  vertex(80 + p * 2, 90 - p);
  vertex(70 + p * 2, 100 - p);
  vertex(70 + p * 2, 20 - p);
  endShape(CLOSE);
  beginShape();
  vertex(90 + p * 2, 90 + p * 3);
  vertex(90 + p * 2, 110 + p * 3);
  vertex(80 + p * 2, 100 + p * 3);
  endShape(CLOSE);
  // Bottom Color
  fill(c4);
  beginShape();
  vertex(20, 20 - p);
  vertex(70, 20 - p);
  vertex(60, 30 - p);
  vertex(30, 30 - p);
  endShape(CLOSE);
  beginShape();
  vertex(20, 100 + p * 3);
  vertex(70, 100 + p * 3);
  vertex(60, 110 + p * 3);
  vertex(20, 110 + p * 3);
  vertex(15, 105 + p * 3);
  endShape(CLOSE);
  pop();
}

// R
function drawR(x, y, p, c1, c2, c3, c4) {
  push();
  translate(x, y);
  // Left Color
  fill(c1);
  beginShape();
  vertex(10 - p * 2, 10);
  vertex(20 - p * 2, 18);
  vertex(20 - p * 2, 100);
  vertex(10 - p * 2, 110);
  endShape(CLOSE);
  beginShape();
  vertex(66 + p, 21 - p);
  vertex(69 + p, 24 - p);
  vertex(69 + p, 56 - p);
  vertex(66 + p, 60 - p);
  vertex(60 + p, 55 - p);
  vertex(62 + p, 52 - p);
  vertex(62 + p, 29 - p);
  vertex(60 + p, 26 - p);
  endShape(CLOSE);
  beginShape();
  vertex(54 + p, 63 + p * 2);
  vertex(74 + p, 100 + p * 2);
  vertex(70 + p, 110 + p * 2);
  vertex(51 + p, 71 + p * 2);
  endShape(CLOSE);
  //Top color
  fill(c2);
  beginShape();
  vertex(10, 10 - p * 2);
  vertex(68, 10 - p * 2);
  vertex(73, 15 - p * 2);
  vertex(66, 21 - p * 2);
  vertex(62, 18 - p * 2);
  vertex(20, 18 - p * 2);
  endShape(CLOSE);
  beginShape();
  vertex(30, 55);
  vertex(60, 55);
  vertex(66, 60);
  vertex(62, 63);
  vertex(20, 63);
  endShape(CLOSE);
  // Right Color
  fill(c3);
  beginShape();
  vertex(20 - p, 18 - p);
  vertex(30 - p, 26 - p);
  vertex(30 - p, 55 - p);
  vertex(20 - p, 63 - p);
  endShape(CLOSE);
  beginShape();
  vertex(20 - p, 63 + p * 2);
  vertex(30 - p, 71 + p * 2);
  vertex(30 - p, 110 + p * 2);
  vertex(20 - p, 100 + p * 2);
  endShape(CLOSE);
  beginShape();
  vertex(73 + p * 2, 15 - p);
  vertex(78 + p * 2, 20 - p);
  vertex(78 + p * 2, 60 - p);
  vertex(73 + p * 2, 66 - p);
  vertex(66 + p * 2, 60 - p);
  vertex(69 + p * 2, 56 - p);
  vertex(69 + p * 2, 24 - p);
  vertex(66 + p * 2, 21 - p);
  endShape(CLOSE);
  beginShape();
  vertex(54 + p * 2, 63 + p);
  vertex(68 + p * 2, 71 + p);
  vertex(90 + p * 2, 110 + p);
  vertex(74 + p * 2, 100 + p);
  endShape(CLOSE);
  // Bottom Color
  fill(c4);
  beginShape();
  vertex(20 - p * 2, 100 + p * 3);
  vertex(30 - p * 2, 110 + p * 3);
  vertex(10 - p * 2, 110 + p * 3);
  endShape(CLOSE);
  beginShape();
  vertex(74 + p * 2, 100 + p * 3);
  vertex(90 + p * 2, 110 + p * 3);
  vertex(70 + p * 2, 110 + p * 3);
  endShape(CLOSE);
  beginShape();
  vertex(20, 18 - p);
  vertex(62, 18 - p);
  vertex(66, 21 - p);
  vertex(60, 26 - p);
  vertex(30, 26 - p);
  endShape(CLOSE);
  beginShape();
  vertex(30, 71 + p);
  vertex(51, 71 + p);
  vertex(54, 63 + p);
  vertex(20, 63 + p);
  endShape(CLOSE);
  beginShape();
  vertex(54 + p * 2, 63);
  vertex(62 + p * 2, 63);
  vertex(66 + p * 2, 60);
  vertex(73 + p * 2, 66);
  vertex(68 + p * 2, 71);
  endShape(CLOSE);
  pop();
}

// S
function drawS(x, y, p, c1, c2, c3, c4) {
  push();
  translate(x, y);
  // Left Color
  fill(c1);
  beginShape();
  vertex(15 - p * 2, 15);
  vertex(20 - p * 2, 20);
  vertex(20 - p * 2, 46);
  vertex(25 - p * 2, 51);
  vertex(15 - p * 2, 57);
  vertex(10 - p * 2, 52);
  vertex(10 - p * 2, 20);
  endShape(CLOSE);
  beginShape();
  vertex(20 - p * 2, 90 + p);
  vertex(20 - p * 2, 100 + p);
  vertex(15 - p * 2, 105 + p);
  vertex(10 - p * 2, 100 + p);
  vertex(10 - p * 2, 80 + p);
  endShape(CLOSE);
  beginShape();
  vertex(70 + p, 20);
  vertex(70 + p, 30);
  vertex(60 + p, 40);
  vertex(60 + p, 30);
  endShape(CLOSE);
  beginShape();
  vertex(70 + p, 73 + p);
  vertex(70 + p, 100 + p);
  vertex(60 + p, 90 + p);
  vertex(60 + p, 78 + p);
  vertex(56 + p, 75 + p);
  vertex(65 + p, 68 + p);
  endShape(CLOSE);
  //Top color
  fill(c2);
  beginShape();
  vertex(15, 15 - p * 2);
  vertex(20, 10 - p * 2);
  vertex(70, 10 - p * 2);
  vertex(75, 15 - p * 2);
  vertex(70, 20 - p * 2);
  vertex(20, 20 - p * 2);
  endShape(CLOSE);
  beginShape();
  vertex(34, 44);
  vertex(75, 62);
  vertex(65, 68);
  vertex(25, 51);
  endShape(CLOSE);
  beginShape();
  vertex(10 - p, 80 - p);
  vertex(30 - p, 80 - p);
  vertex(20 - p, 90 - p);
  endShape(CLOSE);
  beginShape();
  vertex(30, 90 + p * 2);
  vertex(60, 90 + p * 2);
  vertex(70, 100 + p * 2);
  vertex(20, 100 + p * 2);
  endShape(CLOSE);
  // Right Color
  fill(c3);
  beginShape();
  vertex(20 - p, 20);
  vertex(30 - p, 30);
  vertex(30 - p, 41);
  vertex(34 - p, 44);
  vertex(25 - p, 51);
  vertex(20 - p, 46);
  endShape(CLOSE);
  beginShape();
  vertex(20 - p, 90 + p);
  vertex(30 - p, 80 + p);
  vertex(30 - p, 90 + p);
  vertex(20 - p, 100 + p);
  endShape(CLOSE);
  beginShape();
  vertex(75 + p * 2, 15 - p);
  vertex(80 + p * 2, 20 - p);
  vertex(80 + p * 2, 40 - p);
  vertex(70 + p * 2, 30 - p);
  vertex(70 + p * 2, 20 - p);
  endShape(CLOSE);
  beginShape();
  vertex(75 + p * 2, 62 + p);
  vertex(80 + p * 2, 67 + p);
  vertex(80 + p * 2, 100 + p);
  vertex(75 + p * 2, 105 + p);
  vertex(70 + p * 2, 100 + p);
  vertex(70 + p * 2, 73 + p);
  vertex(65 + p * 2, 68 + p);
  endShape(CLOSE);
  // Bottom Color
  fill(c4);
  beginShape();
  vertex(20, 20 - p);
  vertex(70, 20 - p);
  vertex(60, 30 - p);
  vertex(30, 30 - p);
  endShape(CLOSE);
  beginShape();
  vertex(70 + p, 30 + p);
  vertex(80 + p, 40 + p);
  vertex(60 + p, 40 + p);
  endShape(CLOSE);
  beginShape();
  vertex(25, 51 + p);
  vertex(65, 68 + p);
  vertex(56, 75 + p);
  vertex(15, 57 + p);
  endShape(CLOSE);
  beginShape();
  vertex(20, 100 + p * 3);
  vertex(70, 100 + p * 3);
  vertex(75, 105 + p * 3);
  vertex(70, 110 + p * 3);
  vertex(20, 110 + p * 3);
  vertex(15, 105 + p * 3);
  endShape(CLOSE);
  pop();
}

// T
function drawT(x, y, p, c1, c2, c3, c4) {
  push();
  translate(x, y);
  // Left Color
  fill(c1);
  beginShape();
  vertex(10 - p * 3, 10 - p);
  vertex(20 - p * 3, 20 - p);
  vertex(10 - p * 3, 30 - p);
  endShape(CLOSE);
  beginShape();
  vertex(50 - p, 20 + p * 2);
  vertex(50 - p, 100 + p * 2);
  vertex(40 - p, 110 + p * 2);
  vertex(40 - p, 30 + p * 2);
  endShape(CLOSE);
  //Top color
  fill(c2);
  beginShape();
  vertex(10, 10 - p * 2);
  vertex(90, 10 - p * 2);
  vertex(80, 20 - p * 2);
  vertex(20, 20 - p * 2);
  endShape(CLOSE);
  // Right Color
  fill(c3);
  beginShape();
  vertex(90 + p * 3, 10);
  vertex(90 + p * 3, 30);
  vertex(80 + p * 3, 20);
  endShape(CLOSE);
  beginShape();
  vertex(50 + p, 20 + p * 2);
  vertex(60 + p, 30 + p * 2);
  vertex(60 + p, 110 + p * 2);
  vertex(50 + p, 100 + p * 2);
  endShape(CLOSE);
  // Bottom Color
  fill(c4);
  beginShape();
  vertex(50 + p, 20);
  vertex(80 + p, 20);
  vertex(90 + p, 30);
  vertex(60 + p, 30);
  endShape(CLOSE);
  beginShape();
  vertex(20 - p, 20);
  vertex(50 - p, 20);
  vertex(40 - p, 30);
  vertex(10 - p, 30);
  endShape(CLOSE);
  beginShape();
  vertex(50, 100 + p * 3);
  vertex(60, 110 + p * 3);
  vertex(40, 110 + p * 3);
  endShape(CLOSE);

  pop();
}

// U
function drawU(x, y, p, c1, c2, c3, c4) {
  push();
  translate(x, y);
  // Left Color
  fill(c1);
  beginShape();
  vertex(10 - p * 2, 10 - p);
  vertex(20 - p * 2, 20 - p);
  vertex(20 - p * 2, 100 - p);
  vertex(15 - p * 2, 105 - p);
  vertex(10 - p * 2, 100 - p);
  endShape(CLOSE);
  beginShape();
  vertex(70 + p, 20);
  vertex(70 + p, 100);
  vertex(60 + p, 90);
  vertex(60 + p, 10);
  endShape(CLOSE);
  //Top color
  fill(c2);
  beginShape();
  vertex(10 - p, 10 - p * 2);
  vertex(30 - p, 10 - p * 2);
  vertex(20 - p, 20 - p * 2);
  endShape(CLOSE);
  beginShape();
  vertex(60 + p, 10 - p * 2);
  vertex(80 + p, 10 - p * 2);
  vertex(70 + p, 20 - p * 2);
  endShape(CLOSE);
  beginShape();
  vertex(30, 90 + p * 2);
  vertex(60, 90 + p * 2);
  vertex(70, 100 + p * 2);
  vertex(20, 100 + p * 2);
  endShape(CLOSE);
  // Right Color
  fill(c3);
  beginShape();
  vertex(20 - p, 20);
  vertex(30 - p, 10);
  vertex(30 - p, 90);
  vertex(20 - p, 100);
  endShape(CLOSE);
  beginShape();
  vertex(80 + p * 2, 10 - p);
  vertex(80 + p * 2, 100 - p);
  vertex(75 + p * 2, 105 - p);
  vertex(70 + p * 2, 100 - p);
  vertex(70 + p * 2, 20 - p);
  endShape(CLOSE);
  // Bottom Color
  fill(c4);
  beginShape();
  vertex(20, 100 + p * 3);
  vertex(70, 100 + p * 3);
  vertex(75, 105 + p * 3);
  vertex(70, 110 + p * 3);
  vertex(20, 110 + p * 3);
  vertex(15, 105 + p * 3);
  endShape(CLOSE);
  pop();
}

// V
function drawV(x, y, p, c1, c2, c3, c4) {
  push();
  translate(x, y);
  // Left Color
  fill(c1);
  beginShape();
  vertex(10 - p * 2, 10 - p);
  vertex(20 - p * 2, 20 - p);
  vertex(39 - p * 2, 100 - p);
  vertex(31 - p * 2, 110 - p);
  endShape(CLOSE);
  beginShape();
  vertex(60 + p, 10);
  vertex(70 + p, 20);
  vertex(53 + p, 100);
  vertex(46 + p, 90);
  endShape(CLOSE);
  //Top color
  fill(c2);
  beginShape();
  vertex(10 - p, 10 - p * 2);
  vertex(30 - p, 10 - p * 2);
  vertex(20 - p, 20 - p * 2);
  endShape(CLOSE);
  beginShape();
  vertex(60 + p, 10 - p * 2);
  vertex(80 + p, 10 - p * 2);
  vertex(70 + p, 20 - p * 2);
  endShape(CLOSE);
  beginShape();
  vertex(46, 90 + p * 2);
  vertex(53, 100 + p * 2);
  vertex(39, 100 + p * 2);
  endShape(CLOSE);
  // Right Color
  fill(c3);
  beginShape();
  vertex(20 - p, 20);
  vertex(30 - p, 10);
  vertex(46 - p, 90);
  vertex(39 - p, 100);
  endShape(CLOSE);
  beginShape();
  vertex(80 + p * 2, 10 - p);
  vertex(61 + p * 2, 110 - p);
  vertex(53 + p * 2, 100 - p);
  vertex(70 + p * 2, 20 - p);
  endShape(CLOSE);
  // Bottom Color
  fill(c4);
  beginShape();
  vertex(39, 100 + p * 3);
  vertex(53, 100 + p * 3);
  vertex(61, 110 + p * 3);
  vertex(31, 110 + p * 3);
  endShape(CLOSE);
  pop();
}

// W
function drawW(x, y, p, c1, c2, c3, c4) {
  push();
  translate(x, y);
  // Left Color
  fill(c1);
  beginShape();
  vertex(10 - p * 2, 10 - p);
  vertex(20 - p * 2, 20 - p);
  vertex(30 - p * 2, 100 - p);
  vertex(20 - p * 2, 110 - p);
  endShape(CLOSE);
  beginShape();
  vertex(60 - p, 50 + p);
  vertex(65 - p, 60 + p);
  vertex(42 - p, 100 + p);
  vertex(40 - p, 85 + p);
  endShape(CLOSE);
  beginShape();
  vertex(65 + p, 60 + p * 2);
  vertex(88 + p, 100 + p * 2);
  vertex(85 + p, 110 + p * 2);
  vertex(65 + p, 75 + p * 2);
  endShape(CLOSE);
  beginShape();
  vertex(100 + p, 10 - p);
  vertex(110 + p, 20 - p);
  vertex(100 + p, 100 - p);
  vertex(90 + p, 85 - p);
  endShape(CLOSE);
  //Top color
  fill(c2);
  beginShape();
  vertex(10 - p, 10 - p * 2);
  vertex(30 - p, 10 - p * 2);
  vertex(20 - p, 20 - p * 2);
  endShape(CLOSE);
  beginShape();
  vertex(40 - p * 2, 85 + p * 2);
  vertex(42 - p * 2, 100 + p * 2);
  vertex(30 - p * 2, 100 + p * 2);
  endShape(CLOSE);
  beginShape();
  vertex(60, 50);
  vertex(70, 50);
  vertex(65, 60);
  endShape(CLOSE);
  beginShape();
  vertex(90 + p * 2, 85 + p * 2);
  vertex(100 + p * 2, 100 + p * 2);
  vertex(88 + p * 2, 100 + p * 2);
  endShape(CLOSE);
  beginShape();
  vertex(100 + p, 10 - p * 2);
  vertex(120 + p, 10 - p * 2);
  vertex(110 + p, 20 - p * 2);
  endShape(CLOSE);
  // Right Color
  fill(c3);
  beginShape();
  vertex(30 - p, 10 - p);
  vertex(40 - p, 85 - p);
  vertex(30 - p, 100 - p);
  vertex(20 - p, 20 - p);
  endShape(CLOSE);
  beginShape();
  vertex(65 - p, 60 + p * 2);
  vertex(65 - p, 75 + p * 2);
  vertex(45 - p, 110 + p * 2);
  vertex(42 - p, 100 + p * 2);
  endShape(CLOSE);
  beginShape();
  vertex(70 + p, 50 + p);
  vertex(90 + p, 85 + p);
  vertex(88 + p, 100 + p);
  vertex(65 + p, 60 + p);
  endShape(CLOSE);
  beginShape();
  vertex(120 + p * 2, 10 - p);
  vertex(110 + p * 2, 110 - p);
  vertex(100 + p * 2, 100 - p);
  vertex(110 + p * 2, 20 - p);
  endShape(CLOSE);
  // Bottom Color
  fill(c4);
  beginShape();
  vertex(30 - p, 100 + p * 3);
  vertex(42 - p, 100 + p * 3);
  vertex(45 - p, 110 + p * 3);
  vertex(20 - p, 110 + p * 3);
  endShape(CLOSE);
  beginShape();
  vertex(88 + p, 100 + p * 3);
  vertex(100 + p, 100 + p * 3);
  vertex(110 + p, 110 + p * 3);
  vertex(85 + p, 110 + p * 3);
  endShape(CLOSE);
  pop();
}

// X
function drawX(x, y, p, c1, c2, c3, c4) {
  push();
  translate(x, y);
  // Left Color
  fill(c1);
  beginShape();
  vertex(5 - p * 2, 10 - p);
  vertex(24 - p * 2, 20 - p);
  vertex(50 - p * 2, 56 - p);
  vertex(40 - p * 2, 56 - p);
  endShape(CLOSE);
  beginShape();
  vertex(50 - p * 2, 56 + p);
  vertex(24 - p * 2, 100 + p);
  vertex(5 - p * 2, 110 + p);
  vertex(40 - p * 2, 56 + p);
  endShape(CLOSE);
  beginShape();
  vertex(70 + p, 10 - p);
  vertex(76 + p, 20 - p);
  vertex(50 + p, 56 - p);
  vertex(50 + p, 43 - p);
  endShape(CLOSE);
  beginShape();
  vertex(50 + p, 56 + p);
  vertex(76 + p, 100 + p);
  vertex(70 + p, 110 + p);
  vertex(50 + p, 75 + p);
  endShape(CLOSE);
  //Top color
  fill(c2);
  beginShape();
  vertex(5 - p * 3, 10 - p * 2);
  vertex(30 - p * 3, 10 - p * 2);
  vertex(24 - p * 3, 20 - p * 2);
  endShape(CLOSE);
  beginShape();
  vertex(70 + p * 3, 10 - p * 2);
  vertex(95 + p * 3, 10 - p * 2);
  vertex(76 + p * 3, 20 - p * 2);
  endShape(CLOSE);
  // Right Color
  fill(c3);
  beginShape();
  vertex(30 - p, 10 - p);
  vertex(50 - p, 43 - p);
  vertex(50 - p, 56 - p);
  vertex(24 - p, 20 - p);
  endShape(CLOSE);
  beginShape();
  vertex(50 - p, 56 + p);
  vertex(50 - p, 75 + p);
  vertex(30 - p, 110 + p);
  vertex(24 - p, 100 + p);
  endShape(CLOSE);
  beginShape();
  vertex(76 + p * 2, 20 - p);
  vertex(95 + p * 2, 10 - p);
  vertex(60 + p * 2, 56 - p);
  vertex(50 + p * 2, 56 - p);
  endShape(CLOSE);
  beginShape();
  vertex(95 + p * 2, 110 + p);
  vertex(76 + p * 2, 100 + p);
  vertex(50 + p * 2, 56 + p);
  vertex(60 + p * 2, 56 + p);
  endShape(CLOSE);
  // Bottom Color
  fill(c4);
  beginShape();
  vertex(24 - p * 2, 100 + p * 3);
  vertex(30 - p * 2, 110 + p * 3);
  vertex(5 - p * 2, 110 + p * 3);
  endShape(CLOSE);
  fill(c4);
  beginShape();
  vertex(76 + p * 2, 100 + p * 3);
  vertex(95 + p * 2, 110 + p * 3);
  vertex(70 + p * 2, 110 + p * 3);
  endShape(CLOSE);
  pop();
}

// Y
function drawY(x, y, p, c1, c2, c3, c4) {
  push();
  translate(x, y);
  // Left Color
  fill(c1);
  beginShape();
  vertex(10 - p * 2, 10 - p);
  vertex(28 - p * 2, 20 - p);
  vertex(50 - p * 2, 64 - p);
  vertex(40 - p * 2, 64 - p);
  endShape(CLOSE);
  beginShape();
  vertex(50 - p, 64 + p * 2);
  vertex(50 - p, 100 + p * 2);
  vertex(40 - p, 110 + p * 2);
  vertex(40 - p, 64 + p * 2);
  endShape(CLOSE);
  beginShape();
  vertex(65 + p, 10 - p);
  vertex(71 + p, 20 - p);
  vertex(50 + p, 64 - p);
  vertex(50 + p, 45 - p);
  endShape(CLOSE);
  //Top color
  fill(c2);
  beginShape();
  vertex(10 - p * 3, 10 - p * 2);
  vertex(35 - p * 3, 10 - p * 2);
  vertex(28 - p * 3, 20 - p * 2);
  endShape(CLOSE);
  beginShape();
  vertex(65 + p * 3, 10 - p * 2);
  vertex(90 + p * 3, 10 - p * 2);
  vertex(71 + p * 3, 20 - p * 2);
  endShape(CLOSE);
  // Right Color
  fill(c3);
  beginShape();
  vertex(35 - p, 10 - p);
  vertex(50 - p, 45 - p);
  vertex(50 - p, 64 - p);
  vertex(28 - p, 20 - p);
  endShape(CLOSE);
  beginShape();
  vertex(71 + p * 2, 20 - p);
  vertex(90 + p * 2, 10 - p);
  vertex(60 + p * 2, 64 - p);
  vertex(50 + p * 2, 64 - p);
  endShape(CLOSE);
  beginShape();
  vertex(60 + p, 110 + p * 2);
  vertex(50 + p, 100 + p * 2);
  vertex(50 + p, 64 + p * 2);
  vertex(60 + p, 64 + p * 2);
  endShape(CLOSE);
  // Bottom Color
  fill(c4);
  beginShape();
  vertex(50, 100 + p * 3);
  vertex(60, 110 + p * 3);
  vertex(40, 110 + p * 3);
  endShape(CLOSE);
  pop();
}

// Z
function drawZ(x, y, p, c1, c2, c3, c4) {
  push();
  translate(x, y);
  // Left Color
  fill(c1);
  beginShape();
  vertex(10 - p * 2, 10);
  vertex(20 - p * 2, 20);
  vertex(10 - p * 2, 30);
  endShape(CLOSE);
  beginShape();
  vertex(80 + p * 2, 20 - p * 2);
  vertex(80 + p * 2, 32 - p * 2);
  vertex(67 + p * 2, 30 - p * 2);
  endShape(CLOSE);
  beginShape();
  vertex(10 - p * 2, 82);
  vertex(20 - p * 2, 88);
  vertex(20 - p * 2, 100);
  vertex(10 - p * 2, 110);
  endShape(CLOSE);
  //Top color
  fill(c2);
  beginShape();
  vertex(10, 10 - p * 2);
  vertex(90, 10 - p * 2);
  vertex(80, 20 - p * 2);
  vertex(20, 20 - p * 2);
  endShape(CLOSE);
  beginShape();
  vertex(67, 30);
  vertex(80, 32);
  vertex(20, 88);
  vertex(10, 82);
  endShape(CLOSE);
  beginShape();
  vertex(33, 90 + p * 2);
  vertex(90, 90 + p * 2);
  vertex(80, 100 + p * 2);
  vertex(20, 100 + p * 2);
  endShape(CLOSE);
  // Right Color
  fill(c3);
  beginShape();
  vertex(20 - p, 88 + p * 2);
  vertex(33 - p, 90 + p * 2);
  vertex(20 - p, 100 + p * 2);
  endShape(CLOSE);
  beginShape();
  vertex(90 + p * 2, 10 + p);
  vertex(90 + p * 2, 38 + p);
  vertex(80 + p * 2, 32 + p);
  vertex(80 + p * 2, 20 + p);
  endShape(CLOSE);
  beginShape();
  vertex(90 + p * 2, 90 + p * 2);
  vertex(90 + p * 2, 110 + p * 2);
  vertex(80 + p * 2, 100 + p * 2);
  endShape(CLOSE);
  // Bottom Color
  fill(c4);
  beginShape();
  vertex(20, 20 - p);
  vertex(80, 20 - p);
  vertex(67, 30 - p);
  vertex(10, 30 - p);
  endShape(CLOSE);
  beginShape();
  vertex(80, 32 + p);
  vertex(90, 38 + p);
  vertex(33, 90 + p);
  vertex(20, 88 + p);
  endShape(CLOSE);
  beginShape();
  vertex(20, 100 + p * 3);
  vertex(80, 100 + p * 3);
  vertex(90, 110 + p * 3);
  vertex(10, 110 + p * 3);
  endShape(CLOSE);
  pop();
}

// Stud
function drawStud(x, y, p, c1, c2, c3, c4) {
  push();
  translate(x, y);
  // Left Color
  fill(c1);
  beginShape();
  vertex(0 - p, 0);
  vertex(10 - p, 10);
  vertex(10 - p, 20);
  vertex(0 - p, 30);
  endShape(CLOSE);
  //Top color
  fill(c2);
  beginShape();
  vertex(0, 0 - p);
  vertex(30, 0 - p);
  vertex(20, 10 - p);
  vertex(10, 10- p);
  endShape(CLOSE);
  // Right Color
  fill(c3);
  beginShape();
  vertex(30 + p, 0);
  vertex(30 + p, 30);
  vertex(20 + p, 20);
  vertex(20 + p, 10);
  endShape(CLOSE);
  // Bottom Color
  fill(c4);
  beginShape();
  vertex(20, 20 + p);
  vertex(30, 30 + p);
  vertex(0, 30 + p);
  vertex(10, 20 + p);
  endShape(CLOSE);

  pop();
}
